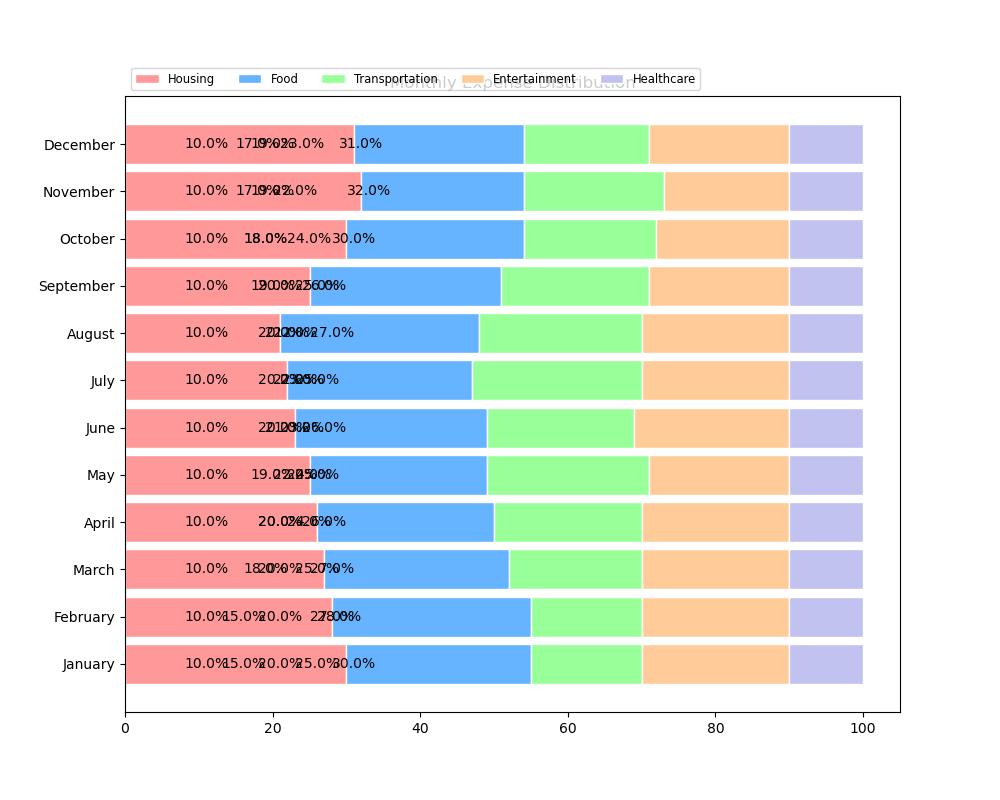

Reproduce this figure in Python.

import matplotlib.pyplot as plt
import numpy as np

# Data
categories = ['Housing', 'Food', 'Transportation', 'Entertainment', 'Healthcare']
months = ['January', 'February', 'March', 'April', 'May', 'June', 
          'July', 'August', 'September', 'October', 'November', 'December']
data = np.array([
    [30, 25, 15, 20, 10],
    [28, 27, 15, 20, 10],
    [27, 25, 18, 20, 10],
    [26, 24, 20, 20, 10],
    [25, 24, 22, 19, 10],
    [23, 26, 20, 21, 10],
    [22, 25, 23, 20, 10],
    [21, 27, 22, 20, 10],
    [25, 26, 20, 19, 10],
    [30, 24, 18, 18, 10],
    [32, 22, 19, 17, 10],
    [31, 23, 17, 19, 10]
])

# Normalize data to sum up to 100%
data_cum = data.cumsum(axis=1)
data_cum = data_cum / data_cum[:, -1][:, None] * 100

# Colors for each category
colors = ['#ff9999', '#66b3ff', '#99ff99', '#ffcc99', '#c2c2f0']

# Plot
fig, ax = plt.subplots(figsize=(10, 8))  # Change width and height reasonably

bar_width = 0.85  # Change the band width for bars

# Create horizontal bars
for i, (colname, color) in enumerate(zip(categories, colors)):
    heights = data_cum[:, i] if i == 0 else data_cum[:, i] - data_cum[:, i-1]
    ax.barh(months, heights, color=color, edgecolor='white', height=bar_width, 
            label=colname, left=(0 if i == 0 else data_cum[:, i-1]))

# Add x ticks
ax.set_yticks(np.arange(len(months)))
ax.set_yticklabels(months)

# Add x labels to the bars
for i in ax.patches:
    ax.text(i.get_width()+1, i.get_y()+i.get_height()/2., 
            f'{i.get_width():.1f}%', ha='center', va='center')

# Add a legend
ax.legend(ncol=len(categories), bbox_to_anchor=(0, 1), loc='lower left', fontsize='small')

# Set the title
ax.set_title('Monthly Expense Distribution')

plt.show()
